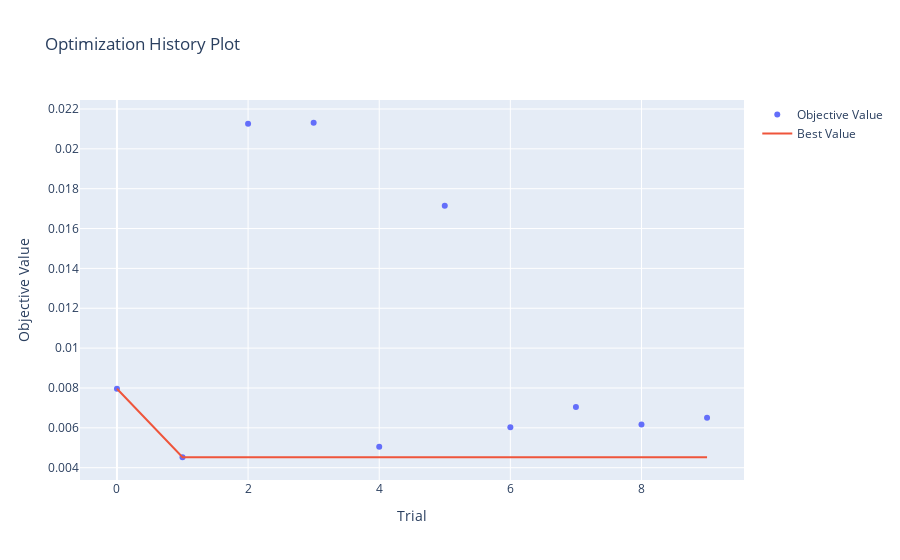

Here is the notebook cell this chart was saved with:
### Code cell
optuna.visualization.plot_optimization_history(find_param)

### Figure 1 — Plotly figure (JSON) as saved in the notebook; plotly's stock layout.template omitted (floating-point values rounded to 4 significant figures)
{"data": [{"mode": "markers", "name": "Objective Value", "type": "scatter", "x": [0, 1, 2, 3, 4, 5, 6, 7, 8, 9], "y": [0.007964, 0.004524, 0.02126, 0.02131, 0.005047, 0.01714, 0.006035, 0.007039, 0.006169, 0.006505]}, {"mode": "lines", "name": "Best Value", "type": "scatter", "x": [0, 1, 2, 3, 4, 5, 6, 7, 8, 9], "y": [0.007964, 0.004524, 0.004524, 0.004524, 0.004524, 0.004524, 0.004524, 0.004524, 0.004524, 0.004524]}, {"marker": {"color": "#cccccc"}, "mode": "markers", "name": "Infeasible Trial", "showlegend": false, "type": "scatter", "x": [], "y": []}], "layout": {"title": {"text": "Optimization History Plot"}, "xaxis": {"title": {"text": "Trial"}}, "yaxis": {"title": {"text": "Objective Value"}}}}
